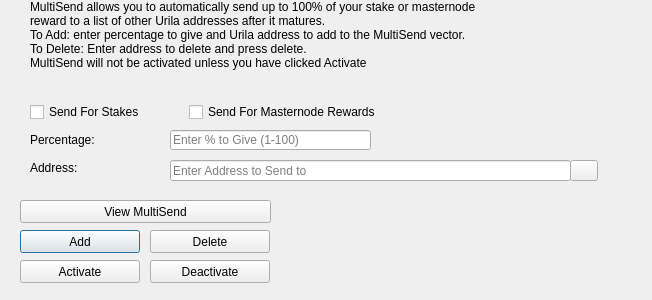
<?xml version="1.0" encoding="UTF-8"?>
<ui version="4.0">
 <class>MultiSendDialog</class>
 <widget class="QDialog" name="MultiSendDialog">
  <property name="windowModality">
   <enum>Qt::NonModal</enum>
  </property>
  <property name="geometry">
   <rect>
    <x>0</x>
    <y>0</y>
    <width>652</width>
    <height>300</height>
   </rect>
  </property>
  <property name="windowTitle">
   <string>MultiSend</string>
  </property>
  <widget class="QLineEdit" name="multiSendPercentEdit">
   <property name="geometry">
    <rect>
     <x>170</x>
     <y>130</y>
     <width>201</width>
     <height>20</height>
    </rect>
   </property>
   <property name="toolTip">
    <string>Enter whole numbers 1 - 100</string>
   </property>
   <property name="placeholderText">
    <string>Enter % to Give (1-100)</string>
   </property>
  </widget>
  <widget class="QLineEdit" name="multiSendAddressEdit">
   <property name="geometry">
    <rect>
     <x>170</x>
     <y>160</y>
     <width>401</width>
     <height>21</height>
    </rect>
   </property>
   <property name="toolTip">
    <string/>
   </property>
   <property name="placeholderText">
    <string>Enter Address to Send to</string>
   </property>
  </widget>
  <widget class="QLabel" name="label_2">
   <property name="geometry">
    <rect>
     <x>30</x>
     <y>0</y>
     <width>451</width>
     <height>121</height>
    </rect>
   </property>
   <property name="lineWidth">
    <number>1</number>
   </property>
   <property name="text">
    <string>MultiSend allows you to automatically send up to 100% of your stake or masternode reward to a list of other Urila addresses after it matures.
To Add: enter percentage to give and Urila address to add to the MultiSend vector.
To Delete: Enter address to delete and press delete.
MultiSend will not be activated unless you have clicked Activate</string>
   </property>
   <property name="alignment">
    <set>Qt::AlignLeading|Qt::AlignLeft|Qt::AlignTop</set>
   </property>
   <property name="wordWrap">
    <bool>true</bool>
   </property>
  </widget>
  <widget class="QLabel" name="message">
   <property name="geometry">
    <rect>
     <x>290</x>
     <y>200</y>
     <width>351</width>
     <height>91</height>
    </rect>
   </property>
   <property name="text">
    <string/>
   </property>
  </widget>
  <widget class="QPushButton" name="addButton">
   <property name="geometry">
    <rect>
     <x>20</x>
     <y>230</y>
     <width>120</width>
     <height>23</height>
    </rect>
   </property>
   <property name="toolTip">
    <string/>
   </property>
   <property name="statusTip">
    <string>Add to MultiSend Vector</string>
   </property>
   <property name="text">
    <string>Add</string>
   </property>
  </widget>
  <widget class="QPushButton" name="disableButton">
   <property name="geometry">
    <rect>
     <x>150</x>
     <y>260</y>
     <width>120</width>
     <height>23</height>
    </rect>
   </property>
   <property name="statusTip">
    <string>Deactivate MultiSend</string>
   </property>
   <property name="text">
    <string>Deactivate</string>
   </property>
  </widget>
  <widget class="QPushButton" name="addressBookButton">
   <property name="geometry">
    <rect>
     <x>570</x>
     <y>160</y>
     <width>28</width>
     <height>21</height>
    </rect>
   </property>
   <property name="toolTip">
    <string>Choose an address from the address book</string>
   </property>
   <property name="text">
    <string/>
   </property>
   <property name="icon">
    <iconset resource="../urila.qrc">
     <normaloff>:/icons/address-book</normaloff>:/icons/address-book</iconset>
   </property>
   <property name="shortcut">
    <string>Alt+A</string>
   </property>
   <property name="autoDefault">
    <bool>false</bool>
   </property>
  </widget>
  <widget class="QLabel" name="label">
   <property name="geometry">
    <rect>
     <x>30</x>
     <y>130</y>
     <width>121</width>
     <height>20</height>
    </rect>
   </property>
   <property name="toolTip">
    <string>Percentage of stake to send</string>
   </property>
   <property name="text">
    <string>Percentage:</string>
   </property>
  </widget>
  <widget class="QLabel" name="label_5">
   <property name="geometry">
    <rect>
     <x>30</x>
     <y>160</y>
     <width>111</width>
     <height>16</height>
    </rect>
   </property>
   <property name="toolTip">
    <string>Address to send portion of stake to</string>
   </property>
   <property name="text">
    <string>Address:</string>
   </property>
  </widget>
  <widget class="QPushButton" name="deleteButton">
   <property name="geometry">
    <rect>
     <x>150</x>
     <y>230</y>
     <width>120</width>
     <height>23</height>
    </rect>
   </property>
   <property name="toolTip">
    <string/>
   </property>
   <property name="statusTip">
    <string>Delete Address From MultiSend Vector</string>
   </property>
   <property name="text">
    <string>Delete</string>
   </property>
  </widget>
  <widget class="QPushButton" name="activateButton">
   <property name="geometry">
    <rect>
     <x>20</x>
     <y>260</y>
     <width>120</width>
     <height>23</height>
    </rect>
   </property>
   <property name="statusTip">
    <string>Activate MultiSend</string>
   </property>
   <property name="text">
    <string>Activate</string>
   </property>
  </widget>
  <widget class="QPushButton" name="viewButton">
   <property name="geometry">
    <rect>
     <x>20</x>
     <y>200</y>
     <width>251</width>
     <height>23</height>
    </rect>
   </property>
   <property name="toolTip">
    <string/>
   </property>
   <property name="statusTip">
    <string>View MultiSend Vector</string>
   </property>
   <property name="text">
    <string>View MultiSend</string>
   </property>
  </widget>
  <widget class="QWidget" name="horizontalLayoutWidget">
   <property name="geometry">
    <rect>
     <x>30</x>
     <y>100</y>
     <width>351</width>
     <height>24</height>
    </rect>
   </property>
   <layout class="QHBoxLayout" name="horizontalLayout">
    <item>
     <widget class="QCheckBox" name="multiSendStakeCheckBox">
      <property name="text">
       <string>Send For Stakes</string>
      </property>
     </widget>
    </item>
    <item>
     <widget class="QCheckBox" name="multiSendMasternodeCheckBox">
      <property name="text">
       <string>Send For Masternode Rewards</string>
      </property>
     </widget>
    </item>
   </layout>
  </widget>
 </widget>
 <resources>
  <include location="../urila.qrc"/>
 </resources>
 <connections/>
</ui>
